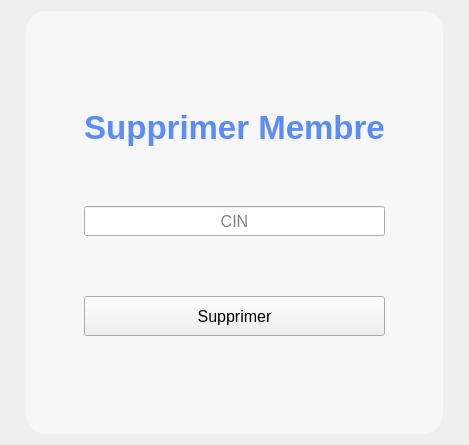
         <widget class="QWidget" name="PageSupprimerMembre">
          <property name="styleSheet">
           <string notr="true">#FormSupprimerMember{
background:rgba(255,255,255,0.5);
border-radius:20px;
}</string>
          </property>
          <layout class="QHBoxLayout" name="horizontalLayout_10">
           <item>
            <spacer name="horizontalSpacer_14">
             <property name="orientation">
              <enum>Qt::Orientation::Horizontal</enum>
             </property>
             <property name="sizeHint" stdset="0">
              <size>
               <width>15</width>
               <height>20</height>
              </size>
             </property>
            </spacer>
           </item>
           <item>
            <widget class="QWidget" name="FormSupprimerMember" native="true">
             <property name="styleSheet">
              <string notr="true">#FormModifierMember{
background:rgba(255,255,255,0.5);
border-radius:20px;
}</string>
             </property>
             <layout class="QHBoxLayout" name="horizontalLayout_9">
              <item>
               <spacer name="horizontalSpacer_12">
                <property name="orientation">
                 <enum>Qt::Orientation::Horizontal</enum>
                </property>
                <property name="sizeHint" stdset="0">
                 <size>
                  <width>40</width>
                  <height>20</height>
                 </size>
                </property>
               </spacer>
              </item>
              <item>
               <widget class="QWidget" name="AJM_3" native="true">
                <property name="styleSheet">
                 <string notr="true"/>
                </property>
                <layout class="QVBoxLayout" name="verticalLayout_8">
                 <property name="spacing">
                  <number>20</number>
                 </property>
                 <item>
                  <spacer name="verticalSpacer_24">
                   <property name="orientation">
                    <enum>Qt::Orientation::Vertical</enum>
                   </property>
                   <property name="sizeHint" stdset="0">
                    <size>
                     <width>20</width>
                     <height>40</height>
                    </size>
                   </property>
                  </spacer>
                 </item>
                 <item>
                  <spacer name="verticalSpacer_25">
                   <property name="orientation">
                    <enum>Qt::Orientation::Vertical</enum>
                   </property>
                   <property name="sizeHint" stdset="0">
                    <size>
                     <width>20</width>
                     <height>40</height>
                    </size>
                   </property>
                  </spacer>
                 </item>
                 <item>
                  <widget class="QLabel" name="label_3">
                   <property name="maximumSize">
                    <size>
                     <width>16777215</width>
                     <height>44</height>
                    </size>
                   </property>
                   <property name="font">
                    <font>
                     <pointsize>25</pointsize>
                     <bold>true</bold>
                    </font>
                   </property>
                   <property name="styleSheet">
                    <string notr="true">color:rgb(90,140,255);</string>
                   </property>
                   <property name="frameShadow">
                    <enum>QFrame::Shadow::Plain</enum>
                   </property>
                   <property name="text">
                    <string>Supprimer Membre</string>
                   </property>
                   <property name="scaledContents">
                    <bool>true</bool>
                   </property>
                   <property name="alignment">
                    <set>Qt::AlignmentFlag::AlignCenter</set>
                   </property>
                  </widget>
                 </item>
                 <item>
                  <spacer name="verticalSpacer_26">
                   <property name="orientation">
                    <enum>Qt::Orientation::Vertical</enum>
                   </property>
                   <property name="sizeHint" stdset="0">
                    <size>
                     <width>20</width>
                     <height>40</height>
                    </size>
                   </property>
                  </spacer>
                 </item>
                 <item>
                  <widget class="QLineEdit" name="SMmembre">
                   <property name="minimumSize">
                    <size>
                     <width>0</width>
                     <height>30</height>
                    </size>
                   </property>
                   <property name="font">
                    <font>
                     <pointsize>12</pointsize>
                    </font>
                   </property>
                   <property name="alignment">
                    <set>Qt::AlignmentFlag::AlignCenter</set>
                   </property>
                   <property name="placeholderText">
                    <string>CIN</string>
                   </property>
                  </widget>
                 </item>
                 <item>
                  <spacer name="verticalSpacer_27">
                   <property name="orientation">
                    <enum>Qt::Orientation::Vertical</enum>
                   </property>
                   <property name="sizeHint" stdset="0">
                    <size>
                     <width>20</width>
                     <height>40</height>
                    </size>
                   </property>
                  </spacer>
                 </item>
                 <item>
                  <widget class="QPushButton" name="SMsupprimer">
                   <property name="minimumSize">
                    <size>
                     <width>150</width>
                     <height>40</height>
                    </size>
                   </property>
                   <property name="font">
                    <font>
                     <pointsize>12</pointsize>
                    </font>
                   </property>
                   <property name="cursor">
                    <cursorShape>PointingHandCursor</cursorShape>
                   </property>
                   <property name="styleSheet">
                    <string notr="true"/>
                   </property>
                   <property name="text">
                    <string>Supprimer</string>
                   </property>
                   <property name="shortcut">
                    <string>Return</string>
                   </property>
                   <property name="checkable">
                    <bool>false</bool>
                   </property>
                  </widget>
                 </item>
                 <item>
                  <spacer name="verticalSpacer_28">
                   <property name="orientation">
                    <enum>Qt::Orientation::Vertical</enum>
                   </property>
                   <property name="sizeHint" stdset="0">
                    <size>
                     <width>20</width>
                     <height>40</height>
                    </size>
                   </property>
                  </spacer>
                 </item>
                 <item>
                  <spacer name="verticalSpacer_29">
                   <property name="orientation">
                    <enum>Qt::Orientation::Vertical</enum>
                   </property>
                   <property name="sizeHint" stdset="0">
                    <size>
                     <width>20</width>
                     <height>40</height>
                    </size>
                   </property>
                  </spacer>
                 </item>
                </layout>
               </widget>
              </item>
              <item>
               <spacer name="horizontalSpacer_13">
                <property name="orientation">
                 <enum>Qt::Orientation::Horizontal</enum>
                </property>
                <property name="sizeHint" stdset="0">
                 <size>
                  <width>40</width>
                  <height>20</height>
                 </size>
                </property>
               </spacer>
              </item>
             </layout>
            </widget>
           </item>
           <item>
            <spacer name="horizontalSpacer_15">
             <property name="orientation">
              <enum>Qt::Orientation::Horizontal</enum>
             </property>
             <property name="sizeHint" stdset="0">
              <size>
               <width>15</width>
               <height>20</height>
              </size>
             </property>
            </spacer>
           </item>
          </layout>
         </widget>
